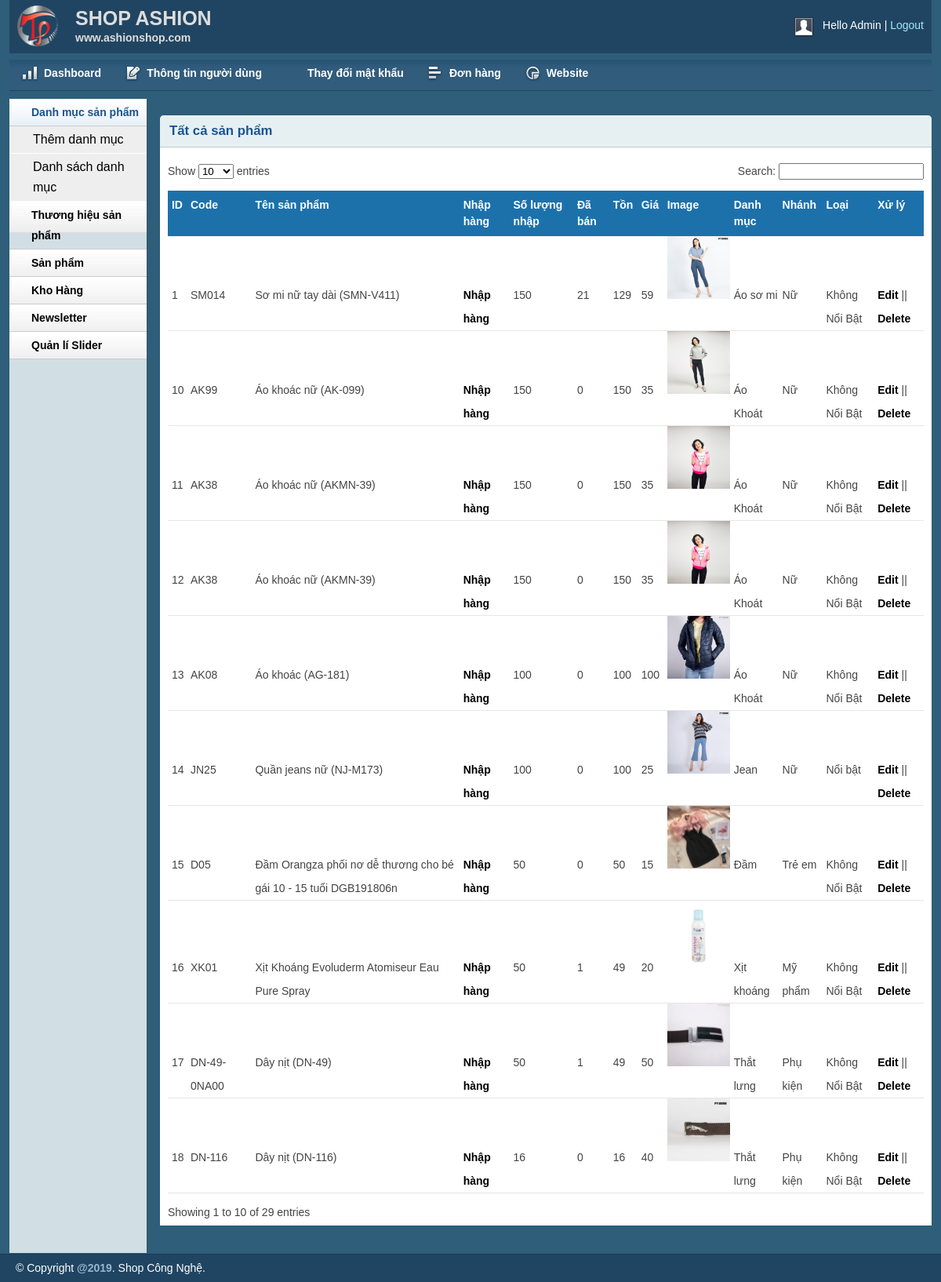
/admin/productlist.php (signed in), run on an earlier commit of the app's database.
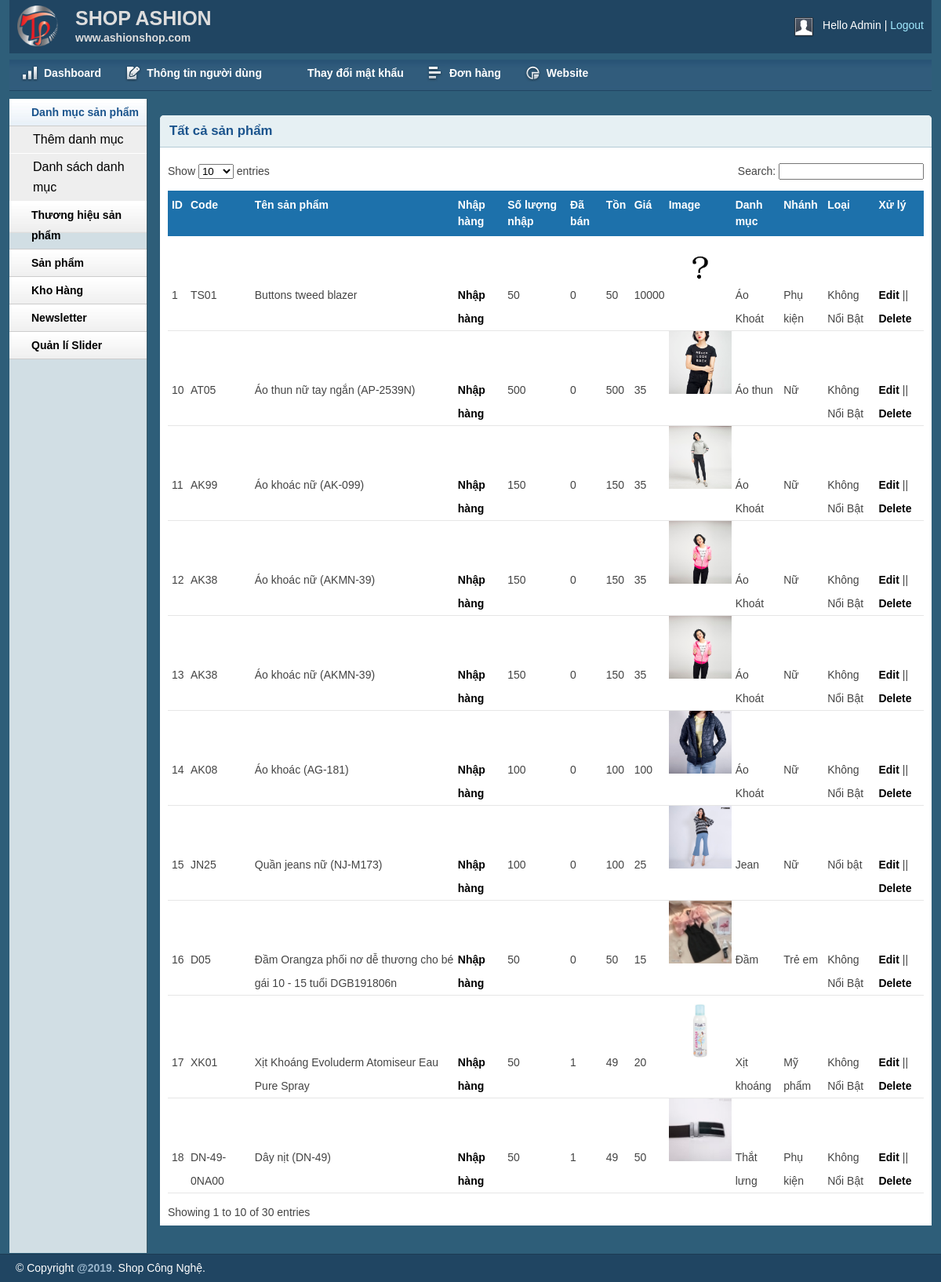
And on a later commit of the database.
### tables this page shows
CREATE TABLE `tbl_product` (
  `productId` int(11) NOT NULL,
  `productName` tinytext NOT NULL,
  `product_code` varchar(200) NOT NULL,
  `productQuantity` varchar(50) NOT NULL,
  `product_soldout` varchar(50) NOT NULL DEFAULT '0',
  `product_remain` varchar(50) NOT NULL,
  `product_view` int(11) NOT NULL DEFAULT 0,
  `product_gender` int(11) NOT NULL DEFAULT 0,
  `product_show` int(11) NOT NULL DEFAULT 1,
  `catId` int(11) NOT NULL,
  `brandId` int(11) NOT NULL,
  `product_desc` text NOT NULL,
  `type` int(11) NOT NULL,
  `price` varchar(255) NOT NULL,
  `image` varchar(255) NOT NULL,
  `istrend` int(11) NOT NULL DEFAULT 0,
  `created_ad` timestamp NOT NULL DEFAULT current_timestamp(),
  `updated_ad` timestamp NOT NULL DEFAULT current_timestamp()
);

CREATE TABLE `tbl_category` (
  `catId` int(11) NOT NULL,
  `catName` varchar(255) NOT NULL
);

CREATE TABLE `tbl_brand` (
  `brandId` int(11) NOT NULL,
  `brandName` varchar(255) NOT NULL
);

### lib/database.php (called while the page is built, shortened)
<?php
Class Database extends PDO{
   public $host   = DB_HOST;
   public $user   = DB_USER;
   public $pass   = DB_PASS;
   public $dbname = DB_NAME;
   public $link;
private function connectDB(){
   $this->link = new mysqli($this->host, $this->user, $this->pass,
    $this->dbname);
    $this->link -> set_charset("utf8");
 }
public function select($query){
  $result = $this->link->query($query) or
   die($this->link->error.__LINE__);
  if($result->num_rows > 0){
    return $result;
  } else {
    return false;
  }
 }
}

### classes/product.php (called while the page is built, shortened)
<?php
$filepath = realpath(dirname(__FILE__));
include_once($filepath . '/../lib/database.php');
?>
<?php
class product
{
	private $db;
	public function __construct()
	{
		$this->db = new Database();
	}
	public function show_product()
	{
		$query =
			"SELECT tbl_product.*, tbl_category.catName, tbl_brand.brandName
			 FROM tbl_product INNER JOIN tbl_category ON tbl_product.catId = tbl_category.catId
								INNER JOIN tbl_brand ON tbl_product.brandId = tbl_brand.brandId
			 order by tbl_product.productId desc ";
		$result = $this->db->select($query);
		return $result;
	}
}
?>

### admin/productlist.php (the view, shortened to what this page needs)
<?php include 'inc/header.php';?>
<?php include 'inc/sidebar.php';?>
<?php include '../classes/cart.php';  ?>
<?php include '../classes/product.php';  ?>
<?php
	$pd = new product();
 ?>
<div class="grid_10">
    <div class="box round first grid">
        <h2>Tất cả sản phẩm</h2>
        <div class="block">
            <table class="data display datatable" id="example">
			<thead>
				<tr>
					<th>ID</th>
					<th>Code</th>
					<th>Tên sản phẩm</th>
					<th>Nhập hàng</th>
					<th>Số lượng nhập</th>
					<th>Đã bán</th>
					<th>Tồn</th>
					<th>Giá</th>
					<th>Image</th>
					<th>Danh mục</th>
					<th>Nhánh</th>
					<th>Loại</th>
					<th>Xử lý</th>
				</tr>
			</thead>
			<tbody>
				<?php
				$pdlist = $pd->show_product();
				$i = 0;
					if($pdlist){
							while ($result = $pdlist->fetch_assoc()){
								$i++;
				 ?>
				<tr class="odd gradeX">
					<td><?php echo $i ?></td>
					<td><?php echo $result['product_code'] ?></td>
					<td><?php echo $result['productName'] ?></td>
					<td><a href="productmorequantity.php?productid=<?php echo $result['productId'] ?>">Nhập hàng</a></td>
					<td>
						<?php echo $result['productQuantity'] ?>
					</td>
					<td>
						<?php echo $result['product_soldout'] ?>
					</td>
					<td>
						<?php echo $result['product_remain'] ?>
					</td>
					<td><?php echo $result['price'] ?></td>
					<td><img src="uploads/<?php echo $result['image'] ?>" width="80"></td>
					<td><?php echo $result['catName'] ?></td>
					<td><?php echo $result['brandName'] ?></td>
					<td><?php
						if($result['type']==0){
							echo 'Nổi bật';
						}else{
							echo 'Không Nổi Bật';
						}
					?></td>
					<td><a href="productedit.php?productid=<?php echo $result['productId'] ?>">Edit</a> || <a href="?productid=<?php echo $result['productId'] ?>">Delete</a></td>
				</tr>
				<?php
					}
				}
				?>
			</tbody>
		</table>
       </div>
    </div>
</div>
<?php include 'inc/footer.php';?>

What changed in the data, as far as the page shows it:
no longer on this page (row unchanged): tbl_product: product_code "SM014", productName "Sơ mi nữ tay dài (SMN-V411)", productQuantity "150", product_soldout "21", product_remain "129", price "59", image (picture), catId.catName "Áo sơ mi", brandId.brandName "Nữ", type "Không Nổi Bật"
no longer on this page (row unchanged): tbl_product: product_code "DN-116", productName "Dây nịt (DN-116)", productQuantity "16", product_soldout "0", product_remain "16", price "40", image (picture), catId.catName "Thắt lưng", brandId.brandName "Phụ kiện", type "Không Nổi Bật"
added tbl_product: product_code "TS01", productName "Buttons tweed blazer", productQuantity "50", product_soldout "0", product_remain "50", price "10000", image (picture), catId.catName "Áo Khoát", brandId.brandName "Phụ kiện", type "Không Nổi Bật"
now on this page (row unchanged): tbl_product: product_code "AT05", productName "Áo thun nữ tay ngắn (AP-2539N)", productQuantity "500", product_soldout "0", product_remain "500", price "35", image (picture), catId.catName "Áo thun", brandId.brandName "Nữ", type "Không Nổi Bật"
Also different on the page:
text written by a page script: "Show entries Search: Showing 1 to 10 of 29 entries" → "Show entries Search: Showing 1 to 10 of 30 entries"
